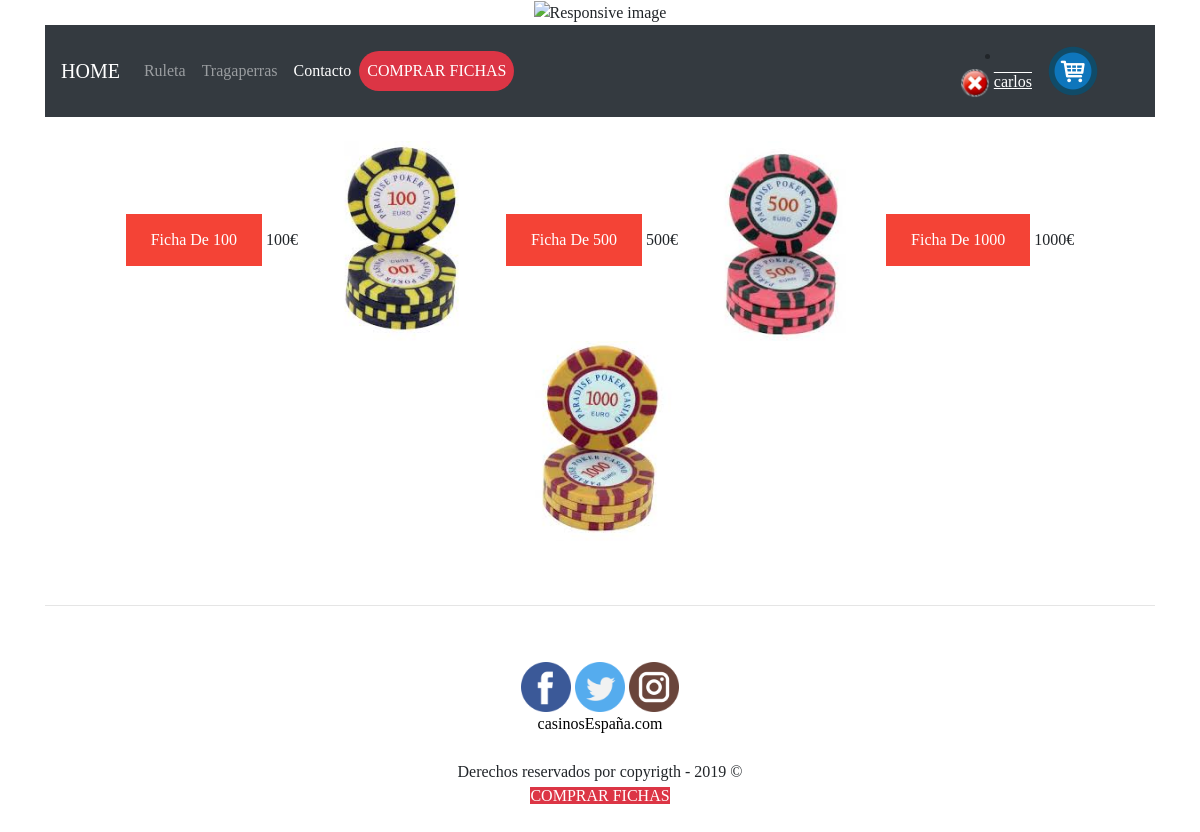
The page /index.php?ctl=listarFichas (signed in) on the database its author committed.
### tables this page shows
CREATE TABLE `fichascasino` (
  `id` int(11) NOT NULL,
  `nombre` varchar(255) NOT NULL,
  `precio` int(10) NOT NULL,
  `imagen` varchar(255) NOT NULL
);

### app/controller.php (called while the page is built, shortened)
<?php
class Controller {
    public function listarFichas() {
        $m = new Model(Config::$mvc_bd_nombre, Config::$mvc_bd_usuario, Config::$mvc_bd_clave, Config::$mvc_bd_hostname);
        $params = array('fichas' => $m->dameFichas());
        require __DIR__ . '/templates/listaFichas.php';
    }
}

### app/model.php (called while the page is built, shortened)
<?php
class Model {
    protected $conexion;
    public function __construct($dbname, $dbuser, $dbpass, $dbhost) {
        $mvc_bd_conexion = new mysqli($dbhost, $dbuser, $dbpass, $dbname);
        $mvc_bd_conexion->set_charset("utf8");
        $this->conexion = $mvc_bd_conexion;
    }
    public function dameFichas() {
        $sql = "select * from fichascasino order by precio asc";
        $result = $this->conexion->query($sql);
        $fichas = array();
        while ($row = $result->fetch_assoc()) {
            $fichas[] = $row;
        }
        return $fichas;
    }
}

### app/templates/listaFichas.php (the view, shortened to what this page needs)
<br>
    <?php foreach ($params['fichas'] as $ficha) :?>
        <td><a class="but" href="index.php?ctl=ver&id=<?php echo $ficha['id']?>"><?php echo $ficha['nombre'] ?></a></td>
        <td><?php echo $ficha['precio']. '€'?></td>
        <td><img src='<?php echo $ficha['imagen']?>' width="200px"/></td>
    <?php endforeach; ?>
<?php include 'layout.php' ?>

### web/css/estilo.css (style rules this page uses)
body { font-family: Georgia, "Times New Roman", Times, serif; background-image: url("../web/img/imagenesHome/fondo.jpg"); text-align: center; }
.but:link, .but:visited { background-color: #f44336; color: white; padding: 14px 25px; text-align: center; text-decoration: none; display: inline-block; }

### rows shown on the page
fichascasino: nombre "Ficha De 100", precio "100", imagen (picture)
fichascasino: nombre "Ficha De 500", precio "500", imagen (picture)
fichascasino: nombre "Ficha De 1000", precio "1000", imagen (picture)

### other values the page prints
$_SESSION['nombre'] "carlos"
